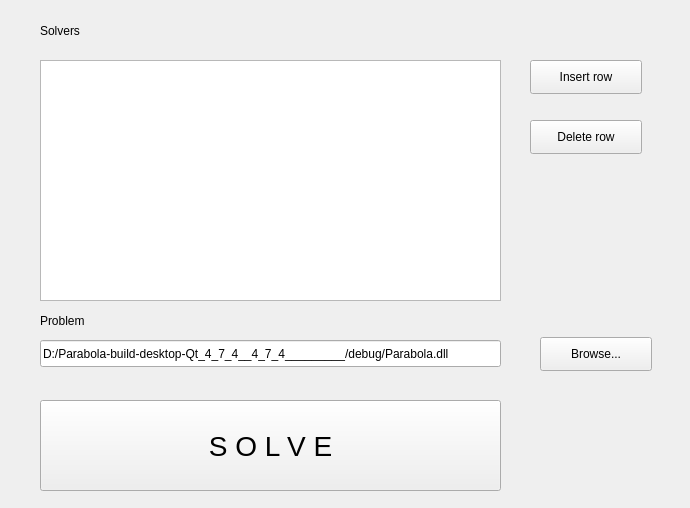
<?xml version="1.0" encoding="UTF-8"?>
<ui version="4.0">
 <class>Controller</class>
 <widget class="QWidget" name="Controller">
  <property name="enabled">
   <bool>true</bool>
  </property>
  <property name="geometry">
   <rect>
    <x>0</x>
    <y>0</y>
    <width>690</width>
    <height>508</height>
   </rect>
  </property>
  <property name="minimumSize">
   <size>
    <width>690</width>
    <height>508</height>
   </size>
  </property>
  <property name="focusPolicy">
   <enum>Qt::NoFocus</enum>
  </property>
  <property name="windowTitle">
   <string>Optimization solver</string>
  </property>
  <widget class="QPushButton" name="SolveButton">
   <property name="geometry">
    <rect>
     <x>40</x>
     <y>400</y>
     <width>461</width>
     <height>91</height>
    </rect>
   </property>
   <property name="font">
    <font>
     <pointsize>21</pointsize>
    </font>
   </property>
   <property name="text">
    <string>S O L V E</string>
   </property>
  </widget>
  <widget class="QLabel" name="label">
   <property name="geometry">
    <rect>
     <x>40</x>
     <y>20</y>
     <width>70</width>
     <height>21</height>
    </rect>
   </property>
   <property name="text">
    <string>Solvers</string>
   </property>
  </widget>
  <widget class="QLabel" name="label_2">
   <property name="geometry">
    <rect>
     <x>40</x>
     <y>310</y>
     <width>70</width>
     <height>21</height>
    </rect>
   </property>
   <property name="text">
    <string>Problem</string>
   </property>
  </widget>
  <widget class="QLineEdit" name="problemEdit">
   <property name="geometry">
    <rect>
     <x>40</x>
     <y>340</y>
     <width>461</width>
     <height>27</height>
    </rect>
   </property>
   <property name="text">
    <string>D:/Parabola-build-desktop-Qt_4_7_4__4_7_4_________/debug/Parabola.dll</string>
   </property>
  </widget>
  <widget class="QPushButton" name="browseButton">
   <property name="geometry">
    <rect>
     <x>540</x>
     <y>337</y>
     <width>112</width>
     <height>34</height>
    </rect>
   </property>
   <property name="text">
    <string>Browse...</string>
   </property>
  </widget>
  <widget class="QTableView" name="table">
   <property name="enabled">
    <bool>true</bool>
   </property>
   <property name="geometry">
    <rect>
     <x>40</x>
     <y>60</y>
     <width>461</width>
     <height>241</height>
    </rect>
   </property>
   <property name="sizePolicy">
    <sizepolicy hsizetype="Expanding" vsizetype="Expanding">
     <horstretch>0</horstretch>
     <verstretch>0</verstretch>
    </sizepolicy>
   </property>
   <property name="focusPolicy">
    <enum>Qt::WheelFocus</enum>
   </property>
   <property name="contextMenuPolicy">
    <enum>Qt::ActionsContextMenu</enum>
   </property>
   <property name="selectionBehavior">
    <enum>QAbstractItemView::SelectRows</enum>
   </property>
  </widget>
  <widget class="QPushButton" name="pushButton">
   <property name="geometry">
    <rect>
     <x>530</x>
     <y>60</y>
     <width>112</width>
     <height>34</height>
    </rect>
   </property>
   <property name="text">
    <string>Insert row</string>
   </property>
  </widget>
  <widget class="QPushButton" name="pushButton_2">
   <property name="enabled">
    <bool>true</bool>
   </property>
   <property name="geometry">
    <rect>
     <x>530</x>
     <y>120</y>
     <width>112</width>
     <height>34</height>
    </rect>
   </property>
   <property name="text">
    <string>Delete row</string>
   </property>
  </widget>
  <action name="action_Insert_Row">
   <property name="text">
    <string>&amp;Insert Row</string>
   </property>
   <property name="toolTip">
    <string>Insert Row</string>
   </property>
   <property name="statusTip">
    <string>Insert new row</string>
   </property>
   <property name="shortcut">
    <string>Ctrl+;</string>
   </property>
  </action>
  <action name="action_Delete_Row">
   <property name="text">
    <string>&amp;Delete Row</string>
   </property>
   <property name="toolTip">
    <string>Delete existing row</string>
   </property>
  </action>
 </widget>
 <resources/>
 <connections/>
</ui>
